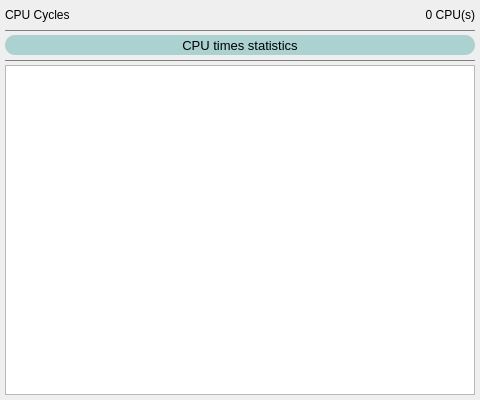
<?xml version="1.0" encoding="UTF-8"?>
<ui version="4.0">
 <class>cyclwind</class>
 <widget class="QDialog" name="cyclwind">
  <property name="geometry">
   <rect>
    <x>0</x>
    <y>0</y>
    <width>480</width>
    <height>400</height>
   </rect>
  </property>
  <property name="sizePolicy">
   <sizepolicy hsizetype="Fixed" vsizetype="Fixed">
    <horstretch>0</horstretch>
    <verstretch>0</verstretch>
   </sizepolicy>
  </property>
  <property name="minimumSize">
   <size>
    <width>480</width>
    <height>400</height>
   </size>
  </property>
  <property name="maximumSize">
   <size>
    <width>480</width>
    <height>400</height>
   </size>
  </property>
  <property name="windowTitle">
   <string>Dialog</string>
  </property>
  <widget class="QLabel" name="cyclqant">
   <property name="geometry">
    <rect>
     <x>275</x>
     <y>5</y>
     <width>200</width>
     <height>20</height>
    </rect>
   </property>
   <property name="sizePolicy">
    <sizepolicy hsizetype="Fixed" vsizetype="Fixed">
     <horstretch>0</horstretch>
     <verstretch>0</verstretch>
    </sizepolicy>
   </property>
   <property name="minimumSize">
    <size>
     <width>200</width>
     <height>20</height>
    </size>
   </property>
   <property name="maximumSize">
    <size>
     <width>200</width>
     <height>20</height>
    </size>
   </property>
   <property name="styleSheet">
    <string notr="true">font: 15pt &quot;JetBrains Mono&quot;;</string>
   </property>
   <property name="text">
    <string>0 CPU(s)</string>
   </property>
   <property name="alignment">
    <set>Qt::AlignRight|Qt::AlignTrailing|Qt::AlignVCenter</set>
   </property>
  </widget>
  <widget class="QLabel" name="cycllabl">
   <property name="geometry">
    <rect>
     <x>5</x>
     <y>5</y>
     <width>200</width>
     <height>20</height>
    </rect>
   </property>
   <property name="sizePolicy">
    <sizepolicy hsizetype="Fixed" vsizetype="Fixed">
     <horstretch>0</horstretch>
     <verstretch>0</verstretch>
    </sizepolicy>
   </property>
   <property name="minimumSize">
    <size>
     <width>200</width>
     <height>20</height>
    </size>
   </property>
   <property name="maximumSize">
    <size>
     <width>200</width>
     <height>20</height>
    </size>
   </property>
   <property name="styleSheet">
    <string notr="true">font: 15pt &quot;JetBrains Mono&quot;;</string>
   </property>
   <property name="text">
    <string>CPU Cycles</string>
   </property>
  </widget>
  <widget class="Line" name="cycllin1">
   <property name="geometry">
    <rect>
     <x>5</x>
     <y>30</y>
     <width>470</width>
     <height>1</height>
    </rect>
   </property>
   <property name="sizePolicy">
    <sizepolicy hsizetype="Fixed" vsizetype="Fixed">
     <horstretch>0</horstretch>
     <verstretch>0</verstretch>
    </sizepolicy>
   </property>
   <property name="minimumSize">
    <size>
     <width>470</width>
     <height>1</height>
    </size>
   </property>
   <property name="maximumSize">
    <size>
     <width>470</width>
     <height>1</height>
    </size>
   </property>
   <property name="styleSheet">
    <string notr="true">border: 1px solid #808080;</string>
   </property>
   <property name="orientation">
    <enum>Qt::Horizontal</enum>
   </property>
  </widget>
  <widget class="QListWidget" name="cycllist">
   <property name="enabled">
    <bool>true</bool>
   </property>
   <property name="geometry">
    <rect>
     <x>5</x>
     <y>65</y>
     <width>470</width>
     <height>330</height>
    </rect>
   </property>
   <property name="sizePolicy">
    <sizepolicy hsizetype="Fixed" vsizetype="Fixed">
     <horstretch>0</horstretch>
     <verstretch>0</verstretch>
    </sizepolicy>
   </property>
   <property name="minimumSize">
    <size>
     <width>470</width>
     <height>330</height>
    </size>
   </property>
   <property name="maximumSize">
    <size>
     <width>470</width>
     <height>330</height>
    </size>
   </property>
   <property name="focusPolicy">
    <enum>Qt::NoFocus</enum>
   </property>
   <property name="styleSheet">
    <string notr="true"/>
   </property>
   <property name="editTriggers">
    <set>QAbstractItemView::NoEditTriggers</set>
   </property>
   <property name="alternatingRowColors">
    <bool>false</bool>
   </property>
  </widget>
  <widget class="QPushButton" name="cycsecbt">
   <property name="geometry">
    <rect>
     <x>5</x>
     <y>35</y>
     <width>470</width>
     <height>20</height>
    </rect>
   </property>
   <property name="sizePolicy">
    <sizepolicy hsizetype="Fixed" vsizetype="Fixed">
     <horstretch>0</horstretch>
     <verstretch>0</verstretch>
    </sizepolicy>
   </property>
   <property name="minimumSize">
    <size>
     <width>470</width>
     <height>20</height>
    </size>
   </property>
   <property name="maximumSize">
    <size>
     <width>470</width>
     <height>20</height>
    </size>
   </property>
   <property name="font">
    <font>
     <pointsize>10</pointsize>
     <italic>false</italic>
     <bold>false</bold>
    </font>
   </property>
   <property name="styleSheet">
    <string notr="true">background-color: rgba(102, 178, 178, 0.5); border: none; border-radius: 10px; font: 10pt &quot;Inter&quot;;</string>
   </property>
   <property name="text">
    <string>CPU times statistics</string>
   </property>
  </widget>
  <widget class="Line" name="cycllin2">
   <property name="geometry">
    <rect>
     <x>5</x>
     <y>60</y>
     <width>470</width>
     <height>1</height>
    </rect>
   </property>
   <property name="sizePolicy">
    <sizepolicy hsizetype="Fixed" vsizetype="Fixed">
     <horstretch>0</horstretch>
     <verstretch>0</verstretch>
    </sizepolicy>
   </property>
   <property name="minimumSize">
    <size>
     <width>470</width>
     <height>1</height>
    </size>
   </property>
   <property name="maximumSize">
    <size>
     <width>470</width>
     <height>1</height>
    </size>
   </property>
   <property name="styleSheet">
    <string notr="true">border: 1px solid #808080;</string>
   </property>
   <property name="orientation">
    <enum>Qt::Horizontal</enum>
   </property>
  </widget>
 </widget>
 <resources/>
 <connections/>
</ui>
